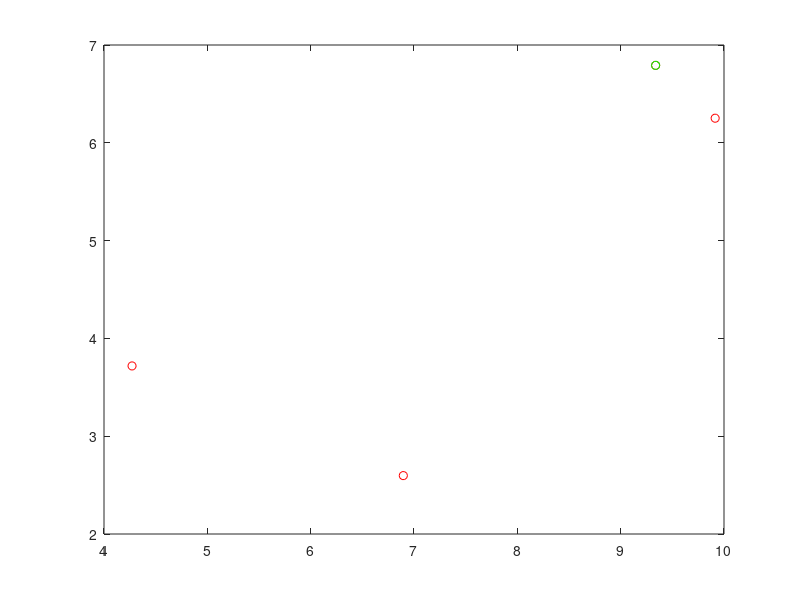

MATLAB code for this plot:
function testPoints()

    function result = compareOK(X)
        d1 = 0;
        d2 = 0;
        for i=2:length(X(:,1))
            d1 = d1 + norm(X(1,:) - X(i,:));
            if i>2, d2 = d2 + norm(X(i,:) - X(i-1,:)); end
        end
        result = (d1 > d2 +2);
        fprintf('(d1,d2) = %s\n', mat2str([d1,d2],3));
    end

N = 4;
X = random('uniform', 0, 10, N, 2);

while compareOK(X)
    X = random('uniform', 0, 10, N, 2);
end

figure(1);
plot(X(:,1), X(:,2), 'or', X(1,1), X(1,2), 'og');
X

end